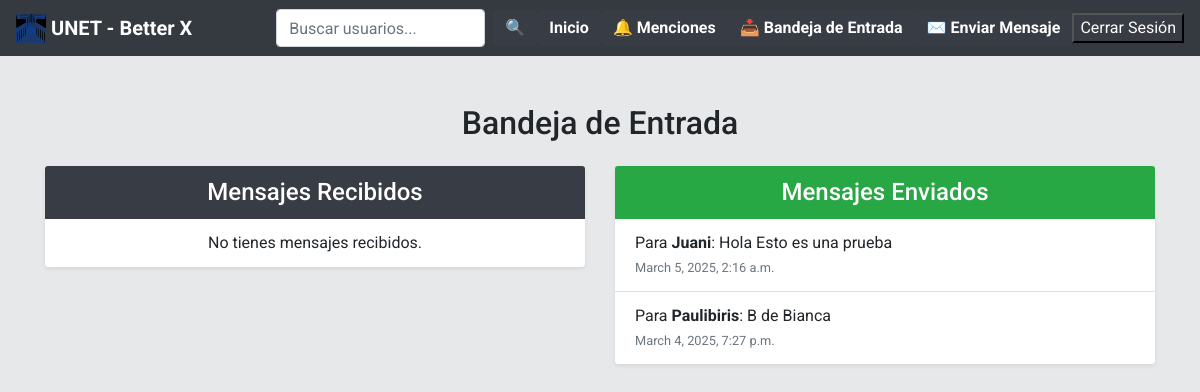
/inbox/ (signed in), run on the app's committed database.
### Unet/models.py (models this page shows, shortened)
class DirectMessage(models.Model):
    sender = models.ForeignKey(User, on_delete=models.CASCADE, related_name='sent_messages')
    receiver = models.ForeignKey(User, on_delete=models.CASCADE, related_name='received_messages')
    content = models.TextField(max_length=200)
    timestamp = models.DateTimeField(auto_now_add=True)

### Unet/views.py (the view)
# urls.py: path('inbox/', inbox, name='inbox'),
@login_required
def inbox(request):
    messages_received = DirectMessage.objects.filter(receiver=request.user).order_by('-timestamp')
    messages_sent = DirectMessage.objects.filter(sender=request.user).order_by('-timestamp')
    return render(request, 'twitter/inbox.html', {'messages_received': messages_received, 'messages_sent': messages_sent})

### Unet/templates/twitter/inbox.html
{% extends 'twitter/layout.html' %}
{% block content %}
<div class="container mt-5">
  <h2 class="mb-4 text-center">Bandeja de Entrada</h2>
  <div class="row">
    <div class="col-md-6">
      <div class="card mb-4 shadow-sm">
        <div class="card-header" style="background-color: #383c44; color: white;">
            <h4 class="mb-0">Mensajes Recibidos</h4>
        </div>
        <ul class="list-group list-group-flush">
          {% for msg in messages_received %}
            <li class="list-group-item">
              <strong>{{ msg.sender.username }}</strong>: {{ msg.content }}<br>
              <small class="text-muted">{{ msg.timestamp }}</small>
            </li>
          {% empty %}
            <li class="list-group-item text-center">No tienes mensajes recibidos.</li>
          {% endfor %}
        </ul>
      </div>
    </div>
    <div class="col-md-6">
      <div class="card mb-4 shadow-sm">
        <div class="card-header bg-success text-white">
          <h4 class="mb-0">Mensajes Enviados</h4>
        </div>
        <ul class="list-group list-group-flush">
          {% for msg in messages_sent %}
            <li class="list-group-item">
              Para <strong>{{ msg.receiver.username }}</strong>: {{ msg.content }}<br>
              <small class="text-muted">{{ msg.timestamp }}</small>
            </li>
          {% empty %}
            <li class="list-group-item text-center">No has enviado mensajes.</li>
          {% endfor %}
        </ul>
      </div>
    </div>
  </div>
</div>
{% endblock %}

### Unet/static/css/style.css (style rules this page uses)
body { background: #E6E8E9; ; font-family: 'Asap', sans-serif; font-family: 'Roboto', sans-serif; }
.card { border: none; }
.card-header { background-color: #1E96EB ; color: white; text-align: center; font-weight: bold; border: none; }

### data on the page
DirectMessage: receiver.username "Juani", content "Hola Esto es una prueba", timestamp "March 5, 2025, 2:16 a.m."
DirectMessage: receiver.username "Paulibiris", content "B de Bianca", timestamp "March 4, 2025, 7:27 p.m."
